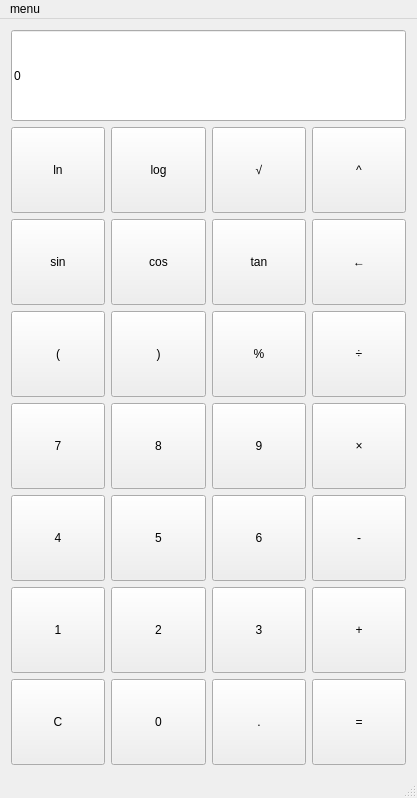
<?xml version="1.0" encoding="UTF-8"?>
<ui version="4.0">
 <class>MainWindow</class>
 <widget class="QMainWindow" name="MainWindow">
  <property name="geometry">
   <rect>
    <x>0</x>
    <y>0</y>
    <width>417</width>
    <height>798</height>
   </rect>
  </property>
  <property name="windowTitle">
   <string>calculator</string>
  </property>
  <widget class="QWidget" name="centralWidget">
   <layout class="QVBoxLayout" name="verticalLayout" stretch="2,14">
    <item>
     <widget class="QLineEdit" name="le">
      <property name="sizePolicy">
       <sizepolicy hsizetype="Expanding" vsizetype="Expanding">
        <horstretch>0</horstretch>
        <verstretch>0</verstretch>
       </sizepolicy>
      </property>
      <property name="styleSheet">
       <string notr="true">font: 16pt &quot;新宋体&quot;;</string>
      </property>
      <property name="text">
       <string>0</string>
      </property>
     </widget>
    </item>
    <item>
     <layout class="QGridLayout" name="gridLayout">
      <item row="0" column="0">
       <widget class="QPushButton" name="btn_ln">
        <property name="sizePolicy">
         <sizepolicy hsizetype="Minimum" vsizetype="Expanding">
          <horstretch>0</horstretch>
          <verstretch>0</verstretch>
         </sizepolicy>
        </property>
        <property name="styleSheet">
         <string notr="true">font: 14pt &quot;Arial&quot;;</string>
        </property>
        <property name="text">
         <string>ln</string>
        </property>
       </widget>
      </item>
      <item row="0" column="3">
       <widget class="QPushButton" name="btn_pow">
        <property name="sizePolicy">
         <sizepolicy hsizetype="Minimum" vsizetype="Expanding">
          <horstretch>0</horstretch>
          <verstretch>0</verstretch>
         </sizepolicy>
        </property>
        <property name="styleSheet">
         <string notr="true">font: 14pt &quot;Arial&quot;;</string>
        </property>
        <property name="text">
         <string>^</string>
        </property>
       </widget>
      </item>
      <item row="1" column="1">
       <widget class="QPushButton" name="btn_cos">
        <property name="sizePolicy">
         <sizepolicy hsizetype="Minimum" vsizetype="Expanding">
          <horstretch>0</horstretch>
          <verstretch>0</verstretch>
         </sizepolicy>
        </property>
        <property name="styleSheet">
         <string notr="true">font: 14pt &quot;Arial&quot;;</string>
        </property>
        <property name="text">
         <string>cos</string>
        </property>
       </widget>
      </item>
      <item row="1" column="0">
       <widget class="QPushButton" name="btn_sin">
        <property name="sizePolicy">
         <sizepolicy hsizetype="Minimum" vsizetype="Expanding">
          <horstretch>0</horstretch>
          <verstretch>0</verstretch>
         </sizepolicy>
        </property>
        <property name="styleSheet">
         <string notr="true">font: 14pt &quot;Arial&quot;;</string>
        </property>
        <property name="text">
         <string>sin</string>
        </property>
       </widget>
      </item>
      <item row="0" column="2">
       <widget class="QPushButton" name="btn_Sqrt">
        <property name="sizePolicy">
         <sizepolicy hsizetype="Minimum" vsizetype="Expanding">
          <horstretch>0</horstretch>
          <verstretch>0</verstretch>
         </sizepolicy>
        </property>
        <property name="styleSheet">
         <string notr="true">font: 14pt &quot;Arial&quot;;</string>
        </property>
        <property name="text">
         <string>√</string>
        </property>
       </widget>
      </item>
      <item row="0" column="1">
       <widget class="QPushButton" name="btn_Log">
        <property name="sizePolicy">
         <sizepolicy hsizetype="Minimum" vsizetype="Expanding">
          <horstretch>0</horstretch>
          <verstretch>0</verstretch>
         </sizepolicy>
        </property>
        <property name="styleSheet">
         <string notr="true">font: 14pt &quot;Arial&quot;;</string>
        </property>
        <property name="text">
         <string>log</string>
        </property>
       </widget>
      </item>
      <item row="1" column="3">
       <widget class="QPushButton" name="btn_delete">
        <property name="sizePolicy">
         <sizepolicy hsizetype="Minimum" vsizetype="Expanding">
          <horstretch>0</horstretch>
          <verstretch>0</verstretch>
         </sizepolicy>
        </property>
        <property name="styleSheet">
         <string notr="true">font: 14pt &quot;Arial&quot;;</string>
        </property>
        <property name="text">
         <string>←</string>
        </property>
       </widget>
      </item>
      <item row="3" column="3">
       <widget class="QPushButton" name="btn_time">
        <property name="sizePolicy">
         <sizepolicy hsizetype="Minimum" vsizetype="Expanding">
          <horstretch>0</horstretch>
          <verstretch>0</verstretch>
         </sizepolicy>
        </property>
        <property name="styleSheet">
         <string notr="true">font: 14pt &quot;Arial&quot;;</string>
        </property>
        <property name="text">
         <string>×</string>
        </property>
       </widget>
      </item>
      <item row="4" column="0">
       <widget class="QPushButton" name="btn_4">
        <property name="sizePolicy">
         <sizepolicy hsizetype="Minimum" vsizetype="Expanding">
          <horstretch>0</horstretch>
          <verstretch>0</verstretch>
         </sizepolicy>
        </property>
        <property name="styleSheet">
         <string notr="true">font: 14pt &quot;Arial&quot;;</string>
        </property>
        <property name="text">
         <string>4</string>
        </property>
       </widget>
      </item>
      <item row="2" column="2">
       <widget class="QPushButton" name="btn_mod">
        <property name="sizePolicy">
         <sizepolicy hsizetype="Minimum" vsizetype="Expanding">
          <horstretch>0</horstretch>
          <verstretch>0</verstretch>
         </sizepolicy>
        </property>
        <property name="styleSheet">
         <string notr="true">font: 14pt &quot;Arial&quot;;</string>
        </property>
        <property name="text">
         <string>%</string>
        </property>
       </widget>
      </item>
      <item row="2" column="1">
       <widget class="QPushButton" name="btn_right">
        <property name="sizePolicy">
         <sizepolicy hsizetype="Minimum" vsizetype="Expanding">
          <horstretch>0</horstretch>
          <verstretch>0</verstretch>
         </sizepolicy>
        </property>
        <property name="styleSheet">
         <string notr="true">font: 14pt &quot;Arial&quot;;</string>
        </property>
        <property name="text">
         <string>)</string>
        </property>
       </widget>
      </item>
      <item row="2" column="0">
       <widget class="QPushButton" name="btn_left">
        <property name="sizePolicy">
         <sizepolicy hsizetype="Minimum" vsizetype="Expanding">
          <horstretch>0</horstretch>
          <verstretch>0</verstretch>
         </sizepolicy>
        </property>
        <property name="styleSheet">
         <string notr="true">font: 14pt &quot;Arial&quot;;</string>
        </property>
        <property name="text">
         <string>(</string>
        </property>
       </widget>
      </item>
      <item row="2" column="3">
       <widget class="QPushButton" name="btn_divide">
        <property name="sizePolicy">
         <sizepolicy hsizetype="Minimum" vsizetype="Expanding">
          <horstretch>0</horstretch>
          <verstretch>0</verstretch>
         </sizepolicy>
        </property>
        <property name="styleSheet">
         <string notr="true">font: 14pt &quot;Arial&quot;;</string>
        </property>
        <property name="text">
         <string>÷</string>
        </property>
       </widget>
      </item>
      <item row="1" column="2">
       <widget class="QPushButton" name="btn_tan">
        <property name="sizePolicy">
         <sizepolicy hsizetype="Minimum" vsizetype="Expanding">
          <horstretch>0</horstretch>
          <verstretch>0</verstretch>
         </sizepolicy>
        </property>
        <property name="styleSheet">
         <string notr="true">font: 14pt &quot;Arial&quot;;</string>
        </property>
        <property name="text">
         <string>tan</string>
        </property>
       </widget>
      </item>
      <item row="3" column="0">
       <widget class="QPushButton" name="btn_7">
        <property name="sizePolicy">
         <sizepolicy hsizetype="Minimum" vsizetype="Expanding">
          <horstretch>0</horstretch>
          <verstretch>0</verstretch>
         </sizepolicy>
        </property>
        <property name="styleSheet">
         <string notr="true">font: 14pt &quot;Arial&quot;;</string>
        </property>
        <property name="text">
         <string>7</string>
        </property>
       </widget>
      </item>
      <item row="3" column="1">
       <widget class="QPushButton" name="btn_8">
        <property name="sizePolicy">
         <sizepolicy hsizetype="Minimum" vsizetype="Expanding">
          <horstretch>0</horstretch>
          <verstretch>0</verstretch>
         </sizepolicy>
        </property>
        <property name="styleSheet">
         <string notr="true">font: 14pt &quot;Arial&quot;;</string>
        </property>
        <property name="text">
         <string>8</string>
        </property>
       </widget>
      </item>
      <item row="3" column="2">
       <widget class="QPushButton" name="btn_9">
        <property name="sizePolicy">
         <sizepolicy hsizetype="Minimum" vsizetype="Expanding">
          <horstretch>0</horstretch>
          <verstretch>0</verstretch>
         </sizepolicy>
        </property>
        <property name="styleSheet">
         <string notr="true">font: 14pt &quot;Arial&quot;;</string>
        </property>
        <property name="text">
         <string>9</string>
        </property>
       </widget>
      </item>
      <item row="5" column="3">
       <widget class="QPushButton" name="btn_plus">
        <property name="sizePolicy">
         <sizepolicy hsizetype="Minimum" vsizetype="Expanding">
          <horstretch>0</horstretch>
          <verstretch>0</verstretch>
         </sizepolicy>
        </property>
        <property name="styleSheet">
         <string notr="true">font: 14pt &quot;Arial&quot;;</string>
        </property>
        <property name="text">
         <string>+</string>
        </property>
       </widget>
      </item>
      <item row="6" column="1">
       <widget class="QPushButton" name="btn_0">
        <property name="sizePolicy">
         <sizepolicy hsizetype="Minimum" vsizetype="Expanding">
          <horstretch>0</horstretch>
          <verstretch>0</verstretch>
         </sizepolicy>
        </property>
        <property name="styleSheet">
         <string notr="true">font: 14pt &quot;Arial&quot;;</string>
        </property>
        <property name="text">
         <string>0</string>
        </property>
       </widget>
      </item>
      <item row="6" column="2">
       <widget class="QPushButton" name="btn_point">
        <property name="sizePolicy">
         <sizepolicy hsizetype="Minimum" vsizetype="Expanding">
          <horstretch>0</horstretch>
          <verstretch>0</verstretch>
         </sizepolicy>
        </property>
        <property name="styleSheet">
         <string notr="true">font: 14pt &quot;Arial&quot;;</string>
        </property>
        <property name="text">
         <string>.</string>
        </property>
       </widget>
      </item>
      <item row="6" column="0">
       <widget class="QPushButton" name="btn_clear">
        <property name="sizePolicy">
         <sizepolicy hsizetype="Minimum" vsizetype="Expanding">
          <horstretch>0</horstretch>
          <verstretch>0</verstretch>
         </sizepolicy>
        </property>
        <property name="styleSheet">
         <string notr="true">font: 14pt &quot;Arial&quot;;</string>
        </property>
        <property name="text">
         <string>C</string>
        </property>
       </widget>
      </item>
      <item row="6" column="3">
       <widget class="QPushButton" name="btn_res">
        <property name="sizePolicy">
         <sizepolicy hsizetype="Minimum" vsizetype="Expanding">
          <horstretch>0</horstretch>
          <verstretch>0</verstretch>
         </sizepolicy>
        </property>
        <property name="styleSheet">
         <string notr="true">font: 14pt &quot;Arial&quot;;</string>
        </property>
        <property name="text">
         <string>=</string>
        </property>
       </widget>
      </item>
      <item row="4" column="2">
       <widget class="QPushButton" name="btn_6">
        <property name="sizePolicy">
         <sizepolicy hsizetype="Minimum" vsizetype="Expanding">
          <horstretch>0</horstretch>
          <verstretch>0</verstretch>
         </sizepolicy>
        </property>
        <property name="styleSheet">
         <string notr="true">font: 14pt &quot;Arial&quot;;</string>
        </property>
        <property name="text">
         <string>6</string>
        </property>
       </widget>
      </item>
      <item row="5" column="0">
       <widget class="QPushButton" name="btn_1">
        <property name="sizePolicy">
         <sizepolicy hsizetype="Minimum" vsizetype="Expanding">
          <horstretch>0</horstretch>
          <verstretch>0</verstretch>
         </sizepolicy>
        </property>
        <property name="styleSheet">
         <string notr="true">font: 14pt &quot;Arial&quot;;</string>
        </property>
        <property name="text">
         <string>1</string>
        </property>
       </widget>
      </item>
      <item row="4" column="1">
       <widget class="QPushButton" name="btn_5">
        <property name="sizePolicy">
         <sizepolicy hsizetype="Minimum" vsizetype="Expanding">
          <horstretch>0</horstretch>
          <verstretch>0</verstretch>
         </sizepolicy>
        </property>
        <property name="styleSheet">
         <string notr="true">font: 14pt &quot;Arial&quot;;</string>
        </property>
        <property name="text">
         <string>5</string>
        </property>
       </widget>
      </item>
      <item row="4" column="3">
       <widget class="QPushButton" name="btn_minus">
        <property name="sizePolicy">
         <sizepolicy hsizetype="Minimum" vsizetype="Expanding">
          <horstretch>0</horstretch>
          <verstretch>0</verstretch>
         </sizepolicy>
        </property>
        <property name="styleSheet">
         <string notr="true">font: 14pt &quot;Arial&quot;;</string>
        </property>
        <property name="text">
         <string>-</string>
        </property>
       </widget>
      </item>
      <item row="5" column="1">
       <widget class="QPushButton" name="btn_2">
        <property name="sizePolicy">
         <sizepolicy hsizetype="Minimum" vsizetype="Expanding">
          <horstretch>0</horstretch>
          <verstretch>0</verstretch>
         </sizepolicy>
        </property>
        <property name="styleSheet">
         <string notr="true">font: 14pt &quot;Arial&quot;;</string>
        </property>
        <property name="text">
         <string>2</string>
        </property>
       </widget>
      </item>
      <item row="5" column="2">
       <widget class="QPushButton" name="btn_3">
        <property name="sizePolicy">
         <sizepolicy hsizetype="Minimum" vsizetype="Expanding">
          <horstretch>0</horstretch>
          <verstretch>0</verstretch>
         </sizepolicy>
        </property>
        <property name="styleSheet">
         <string notr="true">font: 14pt &quot;Arial&quot;;</string>
        </property>
        <property name="text">
         <string>3</string>
        </property>
       </widget>
      </item>
     </layout>
    </item>
   </layout>
  </widget>
  <widget class="QMenuBar" name="menuBar">
   <property name="geometry">
    <rect>
     <x>0</x>
     <y>0</y>
     <width>417</width>
     <height>26</height>
    </rect>
   </property>
   <widget class="QMenu" name="menu">
    <property name="title">
     <string>menu</string>
    </property>
    <addaction name="action"/>
    <addaction name="actioncopy"/>
   </widget>
   <addaction name="menu"/>
  </widget>
  <widget class="QStatusBar" name="statusBar"/>
  <action name="action">
   <property name="text">
    <string>paste</string>
   </property>
  </action>
  <action name="actioncopy">
   <property name="text">
    <string>copy</string>
   </property>
  </action>
 </widget>
 <layoutdefault spacing="6" margin="11"/>
 <resources/>
 <connections/>
</ui>
